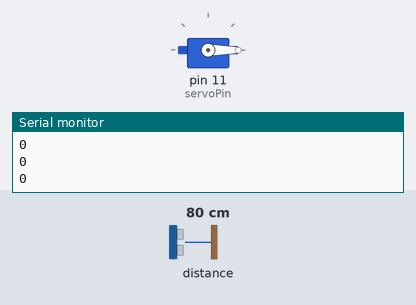
Recording of a sketch running on a simulated Arduino Uno, built with avr-gcc and run on an emulated ATmega328P. Shown: servo, the last lines printed to the serial monitor. The inputs (shaded band) are chosen by the test bench; at power-on: distance to the obstacle 80 cm. The echo pulse lasts 58.3 µs per cm.

Above: at 1.2 s.
1.3 s: distance to the obstacle set to 2 cm
At 2.4 s:
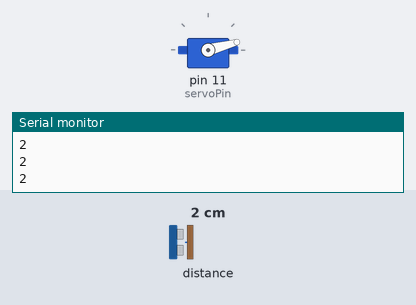
Timing chart, 0 to 4.3 s (numbered marks = the images above; inputs shaded):
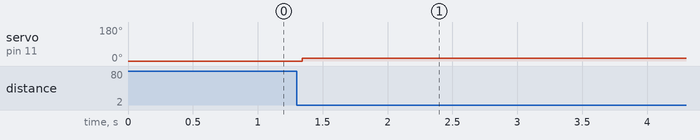

Measured:
- after the input at 1.3 s, servo on pin 11 (servoPin): 0° → 15° at once

The sketch:

servo_linked_with_motion_sensor.ino
```cpp
#include <Servo.h>
Servo servo;
#include<NewPing.h>
const int  TRIGGER_PIN = 12;
const int ECHO_PIN = 2;
#define MAX_DISTANCE 200
const int servoPin = 11;
NewPing sonar(TRIGGER_PIN,MAX_DISTANCE,ECHO_PIN);

void setup(){
  servo.attach(servoPin);
  Serial.begin(9600);

}

void loop(){
int cm =sonar.ping_cm();
Serial.println(cm);
int angle = map(cm, 2, 15, 15, 165);
servo.write(angle);


delay(60);

}
```
